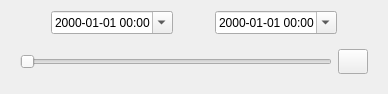
<?xml version="1.0" encoding="UTF-8"?>
<ui version="4.0">
 <class>Form</class>
 <widget class="QWidget" name="Form">
  <property name="geometry">
   <rect>
    <x>0</x>
    <y>0</y>
    <width>388</width>
    <height>94</height>
   </rect>
  </property>
  <property name="windowTitle">
   <string>Form</string>
  </property>
  <layout class="QVBoxLayout" name="verticalLayout">
   <item>
    <layout class="QHBoxLayout" name="horizontalLayout">
     <property name="spacing">
      <number>2</number>
     </property>
     <item>
      <spacer name="horizontalSpacer_2">
       <property name="orientation">
        <enum>Qt::Horizontal</enum>
       </property>
       <property name="sizeHint" stdset="0">
        <size>
         <width>40</width>
         <height>20</height>
        </size>
       </property>
      </spacer>
     </item>
     <item>
      <widget class="QDateTimeEdit" name="low_date">
       <property name="displayFormat">
        <string>yyyy-MM-dd HH:mm</string>
       </property>
       <property name="calendarPopup">
        <bool>true</bool>
       </property>
      </widget>
     </item>
     <item>
      <spacer name="horizontalSpacer">
       <property name="orientation">
        <enum>Qt::Horizontal</enum>
       </property>
       <property name="sizeHint" stdset="0">
        <size>
         <width>40</width>
         <height>20</height>
        </size>
       </property>
      </spacer>
     </item>
     <item>
      <widget class="QDateTimeEdit" name="high_date">
       <property name="displayFormat">
        <string>yyyy-MM-dd HH:mm</string>
       </property>
       <property name="calendarPopup">
        <bool>true</bool>
       </property>
      </widget>
     </item>
     <item>
      <spacer name="horizontalSpacer_3">
       <property name="orientation">
        <enum>Qt::Horizontal</enum>
       </property>
       <property name="sizeHint" stdset="0">
        <size>
         <width>40</width>
         <height>20</height>
        </size>
       </property>
      </spacer>
     </item>
    </layout>
   </item>
   <item>
    <widget class="QWidget" name="sliderWidget" native="true">
     <layout class="QHBoxLayout" name="sliderLayout">
      <item>
       <widget class="RangeSlider" name="slider">
        <property name="orientation">
         <enum>Qt::Horizontal</enum>
        </property>
       </widget>
      </item>
      <item>
       <widget class="QPushButton" name="apply">
        <property name="maximumSize">
         <size>
          <width>30</width>
          <height>30</height>
         </size>
        </property>
        <property name="toolTip">
         <string>apply date range (and other filters)</string>
        </property>
        <property name="text">
         <string/>
        </property>
        <property name="icon">
         <iconset>
          <normaloff>apply.png</normaloff>apply.png</iconset>
        </property>
       </widget>
      </item>
     </layout>
    </widget>
   </item>
  </layout>
 </widget>
 <customwidgets>
  <customwidget>
   <class>RangeSlider</class>
   <extends>QSlider</extends>
   <header>range_slider.h</header>
  </customwidget>
 </customwidgets>
 <resources/>
 <connections/>
</ui>
